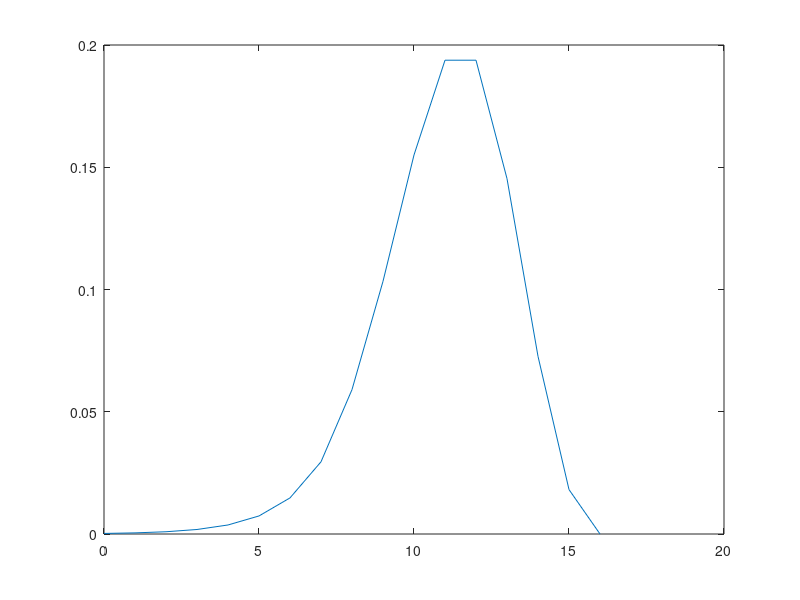

MATLAB code for this plot:
clc, clear

N = 16;
N0 = 8;

m = 100;
b = 200;

pn = zeros(1, N + 1);
pd = zeros(1, N + 1);

pn(1,1) = 0;
pd(1,1) = 0;

for i = 1:N
    if i < N0
	    lim1 = b;
    else
        lim1 = b * ((N - i) / (N - N0));
    end
	    mi = m;
	    pn(1, i + 1) = pn(1, i) + log(lim1);
	    pd(1, i + 1) = pd(1, i) + log(mi);
end

p = exp(pn - pd);
p = p / sum(p);

plot(0:N, p);
